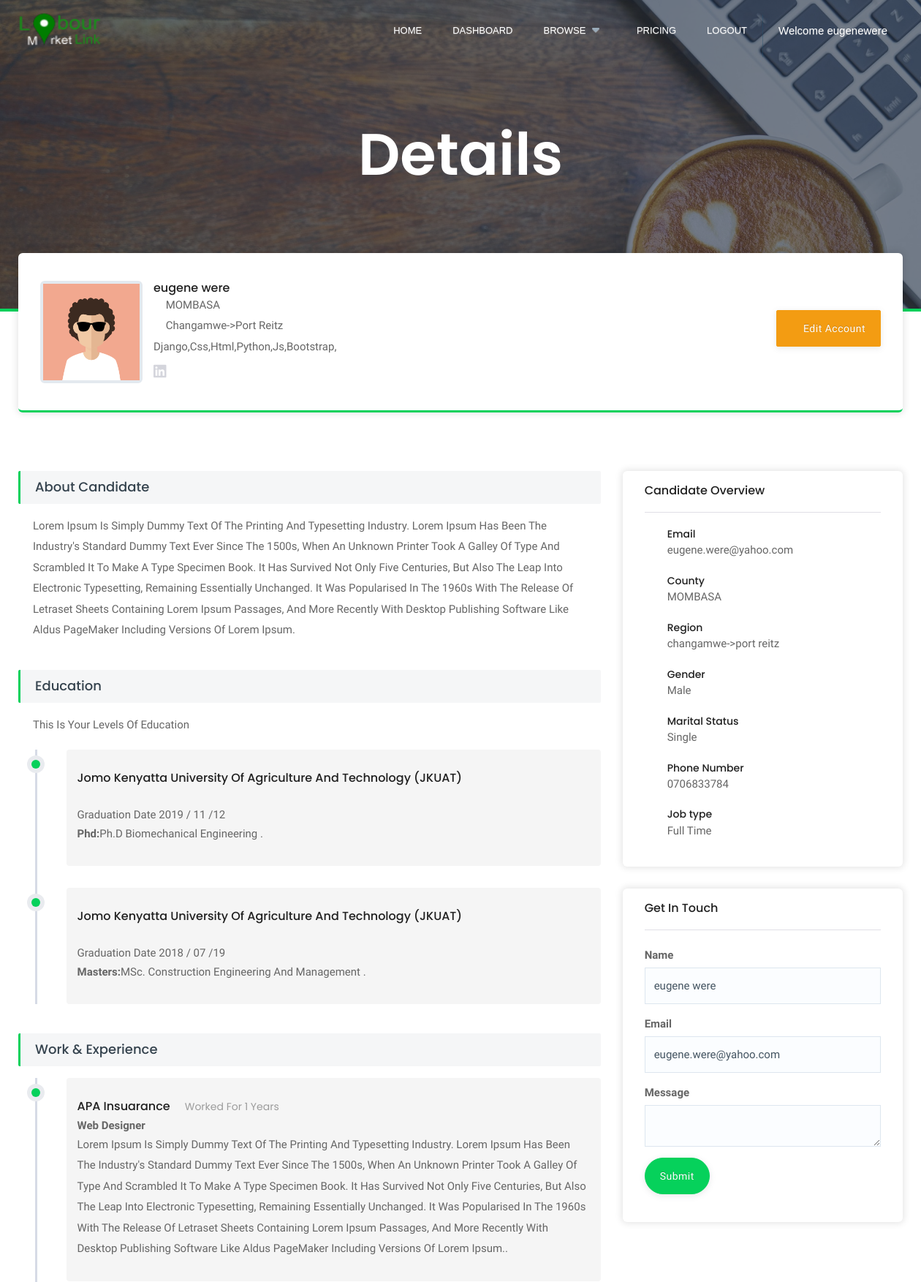
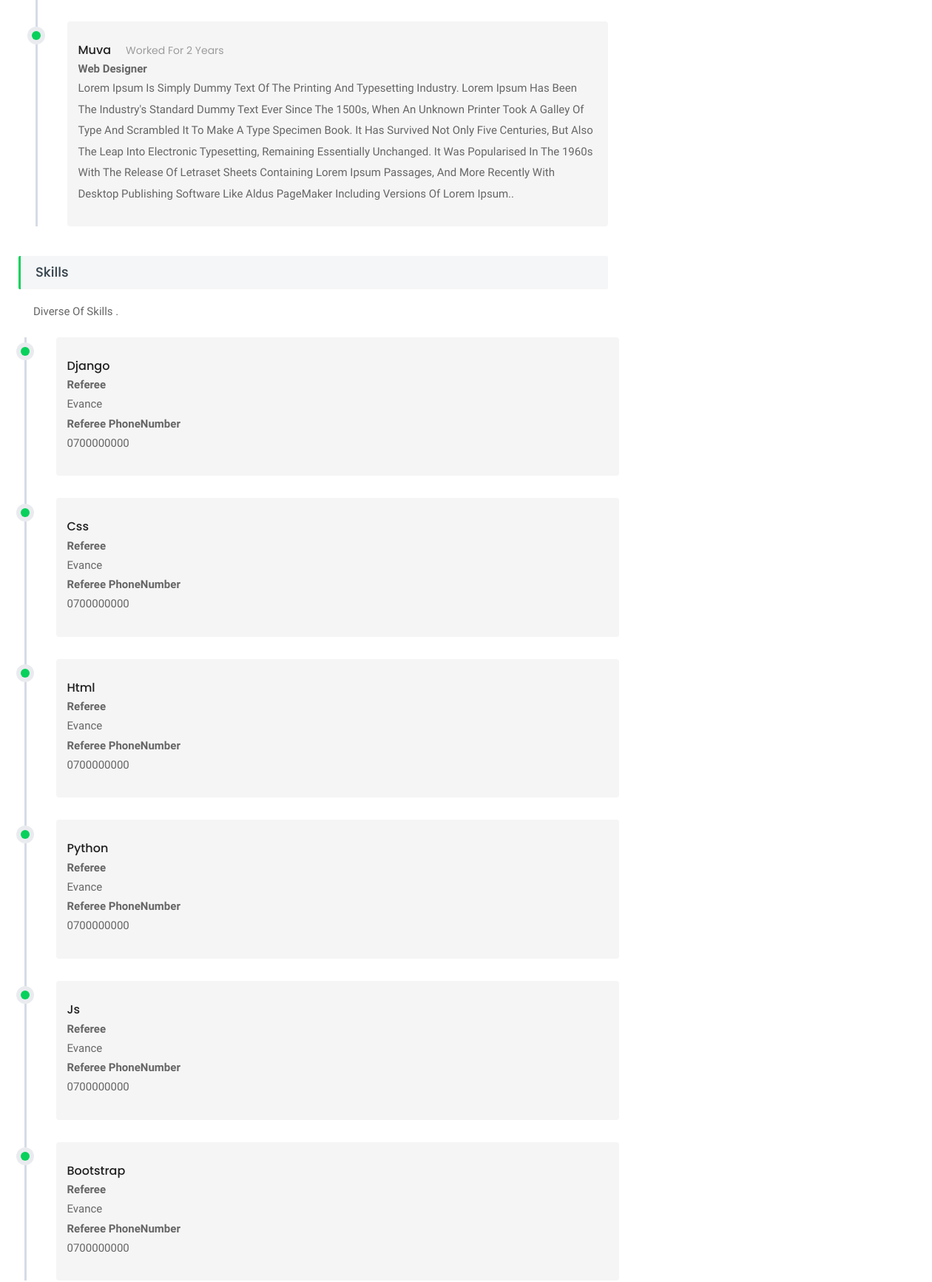
Page /lml/employeedetails/ (signed in, upper part) on the committed database (2 pictures, top to bottom).
### lmlappadmin/models.py (models this page shows, shortened)
class Customer(get_user_model()):
    profile_image = models.ImageField(max_length=200, upload_to='customerImages', null=False, blank=False)
    regpayment = models.ForeignKey(CustomerPayments, on_delete=models.CASCADE, null=True, blank=True)
    country = models.CharField(max_length=100,null=False, blank=False)
    county = models.ForeignKey(County, on_delete=models.CASCADE, null=False, blank=False)
    region = models.ForeignKey(Region, on_delete=models.CASCADE, null=False, blank=False)
    gender = models.CharField(max_length=100,null=False, blank=False)
    category = models.ForeignKey(Category, on_delete=models.CASCADE, max_length=200, null=False, blank=False)
    phone_number = models.CharField(max_length=20, null=False, blank=False)
    date_of_birth = models.DateField(default=datetime.datetime.now)
    landmark = models.CharField(max_length=100,null=True, blank=True)
    huduma_no = models.CharField(max_length=100,null=True, blank=True)
    job_type = models.CharField(max_length=200, null=False, blank=False)
    disability = models.TextField()
    marital_status = models.CharField(max_length=100,null=True, blank=True)
    created_at = models.DateTimeField(auto_now_add=True)
    updated_at = models.DateTimeField(auto_now=True)
    biography = models.TextField()
    PERSONNEL_STATUS = {
        ('NEWBIE', 'Newbie'),
        ('REGISTERED_CONFIRMED', 'Registerd_confirmed'),
        ('DEACTIVATED', 'Deactivated'),
    }
    status = models.CharField(choices=PERSONNEL_STATUS, default='NEWBIE', max_length=200, null=False, blank=False)
    RANK_STATUS = {
        ('ORDINARY', 'Ordinary'),
        ('PREMIUM', 'Premium'),
        ('ULTIMATE', 'Ultimate'),
    }
    rank_status = models.CharField(choices=RANK_STATUS, default='UNDEFINED', max_length=200, null=False, blank=False)
    DISABILITY_STATUS=[
        ('DISABLED','Disabled'),
        ('NOT_DISABLED','Not_Disabled')
    ]
    disability_status =models.CharField(choices=DISABILITY_STATUS, default='NOT_DISABLED', max_length=200, null=False, blank=False)
    class Meta:
        verbose_name = 'Customer'
        verbose_name_plural = 'Customers'

class County(models.Model):
    county_number = models.IntegerField(null=False,blank=False)
    county = models.CharField(max_length=200,null=False,blank=False)
    created_at = models.DateTimeField(auto_now_add=True)
    updated_at = models.DateTimeField(auto_now=True)

class Region(models.Model):
    county_number = models.IntegerField(null=False,blank=False)
    region = models.CharField(max_length=200,null=False,blank=False)
    ward = models.CharField(max_length=200,null=False,blank=False)
    created_at = models.DateTimeField(auto_now_add=True)
    updated_at = models.DateTimeField(auto_now=True)

class Skills(models.Model):
    customer = models.ForeignKey(Customer, on_delete=models.CASCADE, null=False, blank=False)
    skill =  models.CharField(max_length=100,null=False, blank=False)
    referee = models.CharField(max_length=100,null=False, blank=False)
    referee_phonenumber = models.CharField(max_length=100,null=False, blank=False)
    def __str__(self):
        return '%s' % (self.skill)

class Education(models.Model):
    customer = models.ForeignKey(Customer, on_delete=models.CASCADE, null=False, blank=False)
    qualifications=models.CharField(max_length=200,null=False, blank=False)
    school = models.CharField(max_length=200,null=False, blank=False)
    course = models.CharField(max_length=200,null=False, blank=False)
    graduation_date = models.DateTimeField(blank=False, null=False,default=datetime.datetime.now())
    reg_number = models.CharField(max_length=200, null=False,blank=False)

class Experience(models.Model):
    customer = models.ForeignKey(Customer, on_delete=models.CASCADE, null=False, blank=False)
    employer_name = models.CharField(max_length=200,null=True, blank=True)
    company_name =models.CharField(max_length=200,null=True, blank=True)
    comapny_email = models.CharField(max_length=200,null=True, blank=True)
    company_phone =models.CharField(max_length=200,null=True, blank=True)
    position_held = models.CharField(max_length=200,null=True, blank=True)
    date_from = models.DateField(default=datetime.datetime.now)
    date_to = models.DateField(default=datetime.datetime.now)
    experience = models.TextField()

### lmlapp/views.py (the view)
# urls.py: path('employeedetails/', views.employeedetails, name="employeedetails"),
def employeedetails(request):
    user=request.user.id
    customer = Customer.objects.filter(user_ptr_id= user).first()
    educations = Education.objects.filter(customer=customer)
    experiences = Experience.objects.filter(customer=customer)
    skills = Skills.objects.filter(customer=customer)
    social = Social_account.objects.filter(customer=customer)
    context = {
        'customer':customer,
        'skills':skills,
        'educations':educations,
        'experiences':experiences,
        'social':social,
    }
    return render(request, 'normal/account/candidate-detail.html', context)

### lmlapp/templates/normal/account/candidate-detail.html (shortened to what this page needs)
{% extends 'normal/layout/homelayout.html' %}
{% load static %}
{% load call_method %}
{% block content %}
			<section class="inner-header-title" style="background-image:url({% static 'assets/img/blog/banner-22.jpg' %});">
				<div class="container">
					<h1>Details</h1>
				</div>
			</section>
			<section class="detail-desc">
				<div class="container">
					<div class="ur-detail-wrap top-lay">
						<div class="ur-detail-box">
							<div class="ur-thumb">
								<img src="{{customer.profile_image.url}}" class="img-responsive" alt="" />
							</div>
							<div class="ur-caption">
								<h4 class="ur-title">{{request.user.first_name}} {{request.user.last_name}} </h4>
                                <p class="ur-location"><i class="ti-location-pin mrg-r-5"></i>{{customer.county.county}}</p>
								<p class="ur-location"><i class="ti-location-pin mrg-r-5"></i>{{ customer.region.region }}->{{ customer.region.ward }} </p>
								<span class="ur-designation " style=" text-transform: capitalize;">{% for skill in skills %}{{ skill }},{% endfor %}</span>
								<div class="rateing" style="margin-top: 12px;">
                                    {% if social %}
									    <a href="{{social}}"><i style="font-size: 20px;" class="fab fa-linkedin"></i></a>
                                    {% endif %}
								</div>
							</div>
						</div>
						<div class="ur-detail-btn">
							<a  href="{% url 'LML:employeeprofile' %}#settings" class="btn btn-warning mrg-bot-10 full-width"><i class="ti-thumb-up mrg-r-5"></i>Edit Account</a><br>
						</div>
					</div>
				</div>
			</section>
			<section class="full-detail-description full-detail">
				<div class="container">
					<div class="row">
						<div class="col-lg-8 col-md-8">
							<div class="row-bottom">
								<h2 class="detail-title">About Candidate</h2>
                                <p>{{ customer.biography }}</p>
							</div>
							<div class="row-bottom">
								<h2 class="detail-title">Education</h2>
                                <p>This is your levels of education</p>
								<ul class="trim-edu-list">
                                    {% for education in educations %}
                                        <li>
                                            <div class="trim-edu">
                                                <h4 class="trim-edu-title" style="text-transform: capitalize;">{{education.school}}</h4><br>
                                                <span class="title-est">Graduation Date {{education.graduation_date|date:'Y / m /d'}}</span><br>
                                                <div style="display: flex; align-items: center;"> <strong>{{education.qualifications}}: </strong> <p> {{education.course}}.</p></div>
                                            </div>
                                        </li>
                                    {% endfor %}
								</ul>
							</div>
							<div class="row-bottom">
								<h2 class="detail-title">Work & Experience</h2>
								<ul class="trim-edu-list">
                                    {% for experience in experiences %}
                                        <li>
                                            <div class="trim-edu">
                                                <h4 class="trim-edu-title text-capitalize">{{ experience.company_name }}<span class="title-est">Worked for {{ experience.id|experience_years|safe|escape }}</span></h4>
                                                <strong class="text-capitalize">{{experience.position_held}}</strong>
                                                <p>{{experience.experience}}.</p>
                                            </div>
                                        </li>
                                    {% endfor %}
								</ul>
							</div>
							<div class="row-bottom">
								<h2 class="detail-title">Skills</h2>
								<p>Diverse of skills .</p>
								<div class="ext-mrg row third-progress">
                                    <ul class="trim-edu-list">
                                        {% for skill in skills %}
                                            <li>
                                                <div class="trim-edu">
                                                    <h4 class="trim-edu-title text-capitalize">{{ skill.skill}}</h4>
                                                    <div class="d-flex align-items-center"><strong>Referee</strong> <p>{{ skill.referee }}</p></div>
                                                    <div class="d-flex align-items-center"><strong>Referee PhoneNumber</strong> <p>{{ skill.referee_phonenumber }}</p></div>
                                                </div>
                                            </li>
                                        {% endfor %}
                                    </ul>
								</div>
							</div>
						</div>
						<div class="col-lg-4 col-md-4">
							<div class="full-sidebar-wrap">
								<div class="sidebar-widgets">
									<div class="ur-detail-wrap">
										<div class="ur-detail-wrap-header">
											<h4>Candidate Overview</h4>
										</div>
										<div class="ur-detail-wrap-body">
											<ul class="ove-detail-list">
												<li>
													<i class="ti-email"></i>
													<h5>Email</h5>
													<span>{{request.user.email}}</span>
												</li>
                                                <li>
													<i class="ti-location-pin"></i>
													<h5>County</h5>
													<span>{{customer.county.county}}</span>
												</li>
                                                <li>
													<i class="ti-location-arrow"></i>
													<h5>Region</h5>
													<span>{{customer.region.region}}->{{customer.region.ward}}</span>
												</li>
												<li>
													<i class="ti-user"></i>
													<h5>Gender</h5>
													<span>{{customer.gender}}</span>
												</li>
                                                <li>
													<i class="ti-view-grid"></i>
													<h5>Marital Status</h5>
													<span>{{customer.marital_status}}</span>
												</li>
												<li>
													<i class="ti-mobile"></i>
													<h5>Phone Number</h5>
													<span>{{customer.phone_number}}</span>
												</li>
												<li>
													<i class="ti-book"></i>
													<h5>Job type</h5>
													<span>{{customer.job_type}}</span>
												</li>
											</ul>
										</div>
									</div>
								</div>
								<div class="sidebar-widgets">
									<div class="ur-detail-wrap">
										<div class="ur-detail-wrap-header">
											<h4>Get In Touch</h4>
										</div>
										<div class="ur-detail-wrap-body">
											<form action="#">
												<div class="form-group">
													<label>Name</label>
													<input type="email" value="{{ request.user.first_name }} {{ request.user.last_name }}" class="form-control">
												</div>
												<div class="form-group">
													<label>Email</label>
													<input type="email" value="{{ request.user.email }}" class="form-control">
												</div>
												<div class="form-group">
													<label>Message</label>
													<textarea class="form-control"></textarea>
												</div>
												<button type="submit" class="btn btn-primary" style="border-radius: 140px;">Submit</button>
											</form>
										</div>
									</div>
								</div>
							</div>
						</div>
					</div>
				</div>
			</section>
{% endblock content %}

### lmlapp/templates/normal/layout/homelayout.html (shortened to what this page needs)
<!doctype html>
{% load static %}
{% load call_method %}
<html lang="en">
<head>
    <link rel="stylesheet" href="{% static 'assets/plugins/css/plugins.css' %}">
    <link href="{% static 'assets/css/style.css' %}" rel="stylesheet">
    <link type="text/css" rel="stylesheet" id="jssDefault" href="{% static 'assets/css/colors/blue.css' %}">
    <link rel="stylesheet" href="{% static 'assets/login/style.css' %}">
    <link rel="stylesheet" href="{% static 'assets/css/preloader/css/style.css' %}">
    <link href="{% static 'assets/css/select2.css' %}" rel="stylesheet" />
</head>
<body {% comment %}class="animsition" {% endcomment %}style="scroll-behavior: smooth;">
    <div class="wrapper">
        <nav class="navbar navbar-default navbar-fixed navbar-transparent white bootsnav" >
            <div class="container">
                <div class="navbar-header">
                    <a class="navbar-brand" href="{% url 'LML:home' %}">
                        <img style="width: 114px;height: 47px;" src="{% static 'assets/img/LML5.png' %}" class="logo logo-display" alt="">
                    </a>
                </div>
                <div class="collapse navbar-collapse" id="navbar-menu">
                    <ul class="nav navbar-nav navbar-right" data-in="fadeInDown" data-out="fadeOutUp" >
                        <li style="position: relative;" class="dropdown megamenu-fw left-br">
                            {% if request.user.is_authenticated %}
                                <a  href="#" target="_blank" data-toggle="dropdown" style="text-transform: none; font-size: 15px;" class="">Welcome {{ request.user.username }}</a>
                            {% else %}
                                 <a  href="#" target="_blank" data-toggle="dropdown" style="text-transform: none; font-size: 15px;" class=""> <i class="fa fa-user"></i></a>
                            {% endif %}
                        </li>
                    </ul>
                    <ul class="nav navbar-nav navbar-right" data-in="fadeInDown" data-out="fadeOutUp">
                        <li><a href="{% url 'LML:home' %}">Home</a></li>
                    {% if request.user.is_authenticated %}
                        {% if request.user|logged_in_customer %}
                            <li><a href="">Dashboard</a></li>
                        {% endif %}
                    {% endif %}
                    {% if request.user.is_authenticated %}
                        <li class="dropdown megamenu-fw ">
                            <a href="#" class="" data-toggle="dropdown">Browse <i class="fas fa-caret-down mrg-l-5"></i></a>
                        </li>
                    {% endif %}
                        <li><a href="{% url 'LML:companypricing' %}">Pricing</a></li>
                        {% if request.user.is_authenticated %}
                            <li><a href="{% url 'LML:log_out_user' %}">Logout</a></li>
                        {% else %}
                            <li><a href="{% url 'LML:signup_initial' %}">SignUp</a></li>
                            <li><a href="javascript:void(0)" data-toggle="modal" data-target="#signup" class="signin custom-button">Login</a></li>
                        {% endif %}
                    </ul>
                </div>
            </div>
        </nav>
        {% block  content %}
        {% endblock content %}
        {% load sweetify %}
    </div>
</body>
</html>

### rows in the picture
Customer: profile_image (picture), county.county "MOMBASA", region.region "Changamwe", region.ward "Port Reitz", biography "Lorem Ipsum Is Simply Dummy Text Of The Printing And Typesetting Industry. Lorem Ipsum Has Been The Industry's Standard Dummy Text Ever Since The 1500s, When An Unknown Printer Took A Galley Of Type And Scrambled It To Make A Type Specimen Book. It Has Survived Not Only Five Centuries, But Also The Leap Into Electronic Typesetting, Remaining Essentially Unchanged. It Was Popularised In The 1960s With The Release Of Letraset Sheets Containing Lorem Ipsum Passages, And More Recently With Desktop Publishing Software Like Aldus PageMaker Including Versions Of Lorem Ipsum.", region.region "changamwe", region.ward "port reitz", gender "Male", marital_status "Single", phone_number "0706833784", job_type "Full Time"
Skills: skill "Django", referee "Evance", referee_phonenumber "0700000000"
Skills: skill "Css", referee "Evance", referee_phonenumber "0700000000"
Skills: skill "Html", referee "Evance", referee_phonenumber "0700000000"
Skills: skill "Python", referee "Evance", referee_phonenumber "0700000000"
Skills: skill "Js", referee "Evance", referee_phonenumber "0700000000"
Skills: skill "Bootstrap", referee "Evance", referee_phonenumber "0700000000"
Education: school "Jomo Kenyatta University Of Agriculture And Technology (JKUAT)", graduation_date "2019 / 11 /12", qualifications "Phd", course "Ph.D Biomechanical Engineering"
Education: school "Jomo Kenyatta University Of Agriculture And Technology (JKUAT)", graduation_date "2018 / 07 /19", qualifications "Masters", course "MSc. Construction Engineering And Management"
Experience: company_name "APA Insuarance", id|experience_years "1 Years", position_held "Web Designer", experience "Lorem Ipsum Is Simply Dummy Text Of The Printing And Typesetting Industry. Lorem Ipsum Has Been The Industry's Standard Dummy Text Ever Since The 1500s, When An Unknown Printer Took A Galley Of Type And Scrambled It To Make A Type Specimen Book. It Has Survived Not Only Five Centuries, But Also The Leap Into Electronic Typesetting, Remaining Essentially Unchanged. It Was Popularised In The 1960s With The Release Of Letraset Sheets Containing Lorem Ipsum Passages, And More Recently With Desktop Publishing Software Like Aldus PageMaker Including Versions Of Lorem Ipsum."
Experience: company_name "Muva", id|experience_years "2 Years", position_held "Web Designer", experience "Lorem Ipsum Is Simply Dummy Text Of The Printing And Typesetting Industry. Lorem Ipsum Has Been The Industry's Standard Dummy Text Ever Since The 1500s, When An Unknown Printer Took A Galley Of Type And Scrambled It To Make A Type Specimen Book. It Has Survived Not Only Five Centuries, But Also The Leap Into Electronic Typesetting, Remaining Essentially Unchanged. It Was Popularised In The 1960s With The Release Of Letraset Sheets Containing Lorem Ipsum Passages, And More Recently With Desktop Publishing Software Like Aldus PageMaker Including Versions Of Lorem Ipsum."

### other values in the picture
{{ request.user.username }} "eugenewere"
{{ request.user.first_name }} "eugene"
{{ request.user.last_name }} "were"
{{ request.user.email }} "eugene.were@yahoo.com"
